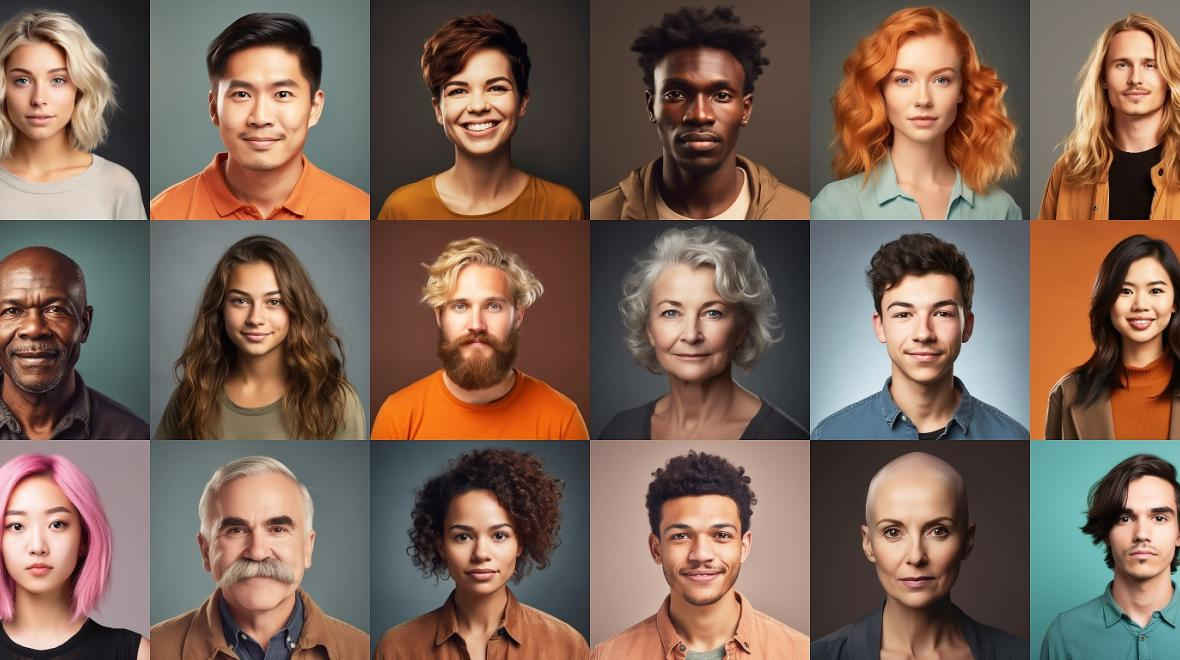
#> input picture images/faces.jpeg, 1180 x 660 px
$ python -i utils.py   (imports and definitions only)
#> lines starting #> are read from the running program, lines starting #| are printed output that depends on the picture
#> further down, picture is the input picture: shape (660, 1180, 3); mean B, G, R 86.8, 100.2, 123.9
import cv2

# Cargar los clasificadores preentrenados para detección de rostros frontales y de perfil
frontal_face_cascade = cv2.CascadeClassifier(cv2.data.haarcascades + 'haarcascade_frontalface_default.xml')
profile_face_cascade = cv2.CascadeClassifier(cv2.data.haarcascades + 'haarcascade_profileface.xml')

def detect_faces(frame):
    gray_frame = cv2.cvtColor(frame, cv2.COLOR_BGR2GRAY)
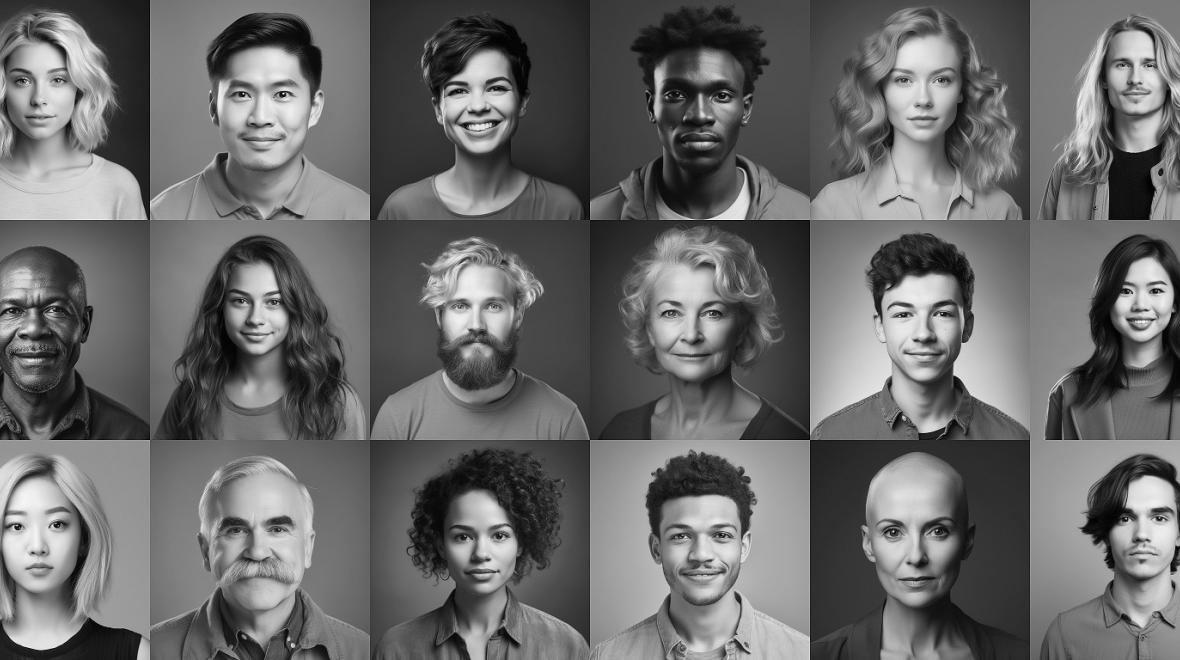
#> gray_frame: shape (660, 1180); min 0, max 251, mean 105.7
    # Detectar rostros frontales en el cuadro
    frontal_faces = frontal_face_cascade.detectMultiScale(gray_frame, 1.1, 4)
#> frontal_faces = 18 rows, first 6: [1100, 37, 70, 70], [4, 52, 73, 73], [1107, 264, 68, 68], [432, 272, 89, 89], [1107, 492, 69, 69], [217, 271, 79, 79]

    # Detectar rostros de perfil en el cuadro
    profile_faces = profile_face_cascade.detectMultiScale(gray_frame, 1.1, 4)
#> profile_faces = [[665, 50, 109, 109], [227, 266, 90, 90], [454, 499, 89, 89], [12, 518, 80, 80], [217, 38, 128, 128], [441, 42, 111, 111], [197, 456, 175, 175]]

    return frontal_faces, profile_faces

def draw_face_rectangle(frame, faces):
    for (x, y, w, h) in faces:
        cv2.rectangle(frame, (x, y), (x+w, y+h), (255, 0, 0), 2)

>>> import cv2
>>> picture = cv2.imread('../images/faces.jpeg')
>>> result = detect_faces(picture)
